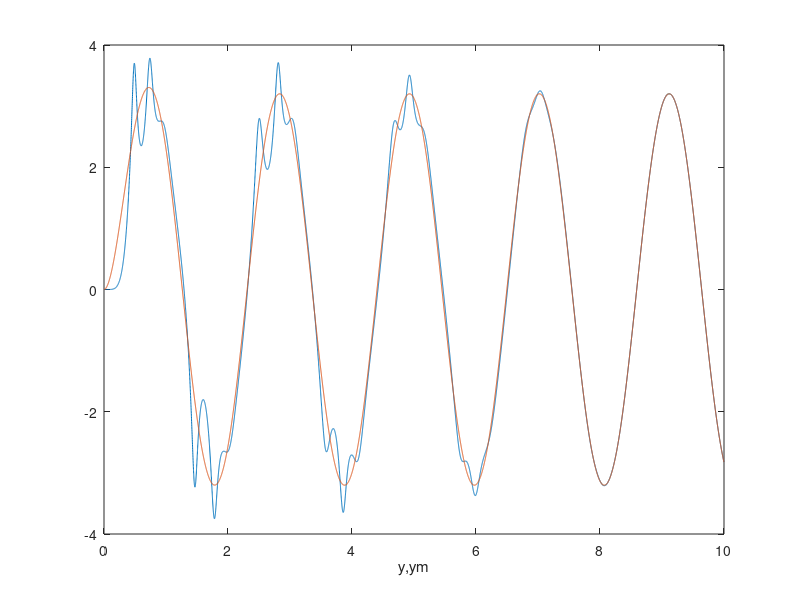
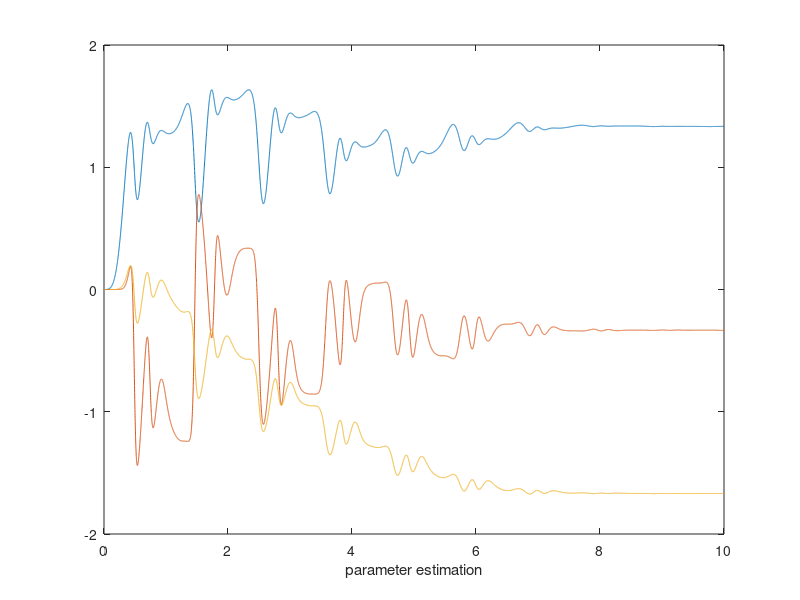

Source code (MATLAB) for these figures, in order:
%Example 8.3
%Model reference adaptive control
%First-order nonlinear system
%Tien 2002.01.16

close all
clear all

%sampling time
tmax=10;
dt=0.001;
n=round(tmax/dt);

%reference data
for i=1:n
   t(i)=(i-1)*dt;
   r(i)=4*sin(3*t(i));
   %r(i)=4;
end;

%system & reference model parameters
ap=-1;
cp=-1;
bp=3;
am=4;
bm=4;

%Controller parameters
gamma=2;

%initial values
y(1)=0;
f(1)=y(1)^2;
ym(1)=0;
e(1)=y(1)-ym(1);
arh(1)=0;
afh(1)=0;
ayh(1)=0;
ar=-bm/bp;
af=cp/bp;
ay=(ap-am)/bp;
u(1)=arh(1)*r(1)+afh(1)*f(1)+ayh(1)*y(1);

for i=2:n
   
   %system dynamics
   y(i)=(-ap*y(i-1)-cp*f(i-1)+bp*u(i-1))*dt+y(i-1);   
   
   %nonlinear term
   f(i)=y(i)^2;
   
   %refernce model dynamics
   ym(i)=(-am*ym(i-1)+bm*r(i-1))*dt+ym(i-1);
      
   %error dynamics
   e(i)=y(i)-ym(i);
      
   %adaptation laws
   arh(i)=(-sign(bp)*gamma*e(i-1)*r(i-1))*dt+arh(i-1);
   afh(i)=(-sign(bp)*gamma*e(i-1)*f(i-1))*dt+afh(i-1);
   ayh(i)=(-sign(bp)*gamma*e(i-1)*y(i-1))*dt+ayh(i-1);
   
   %controller
   u(i)=arh(i)*r(i)+afh(i)*f(i)+ayh(i)*y(i);
   
end;

plot(t,y,t,ym);					xlabel('y,ym');
figure;plot(t,arh,t,afh,t,ayh);	xlabel('parameter estimation');
